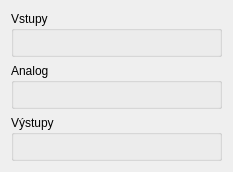
<?xml version="1.0" encoding="UTF-8"?>
<ui version="4.0">
 <class>SimDialog</class>
 <widget class="QDialog" name="SimDialog">
  <property name="geometry">
   <rect>
    <x>0</x>
    <y>0</y>
    <width>233</width>
    <height>172</height>
   </rect>
  </property>
  <property name="windowTitle">
   <string>Dialog</string>
  </property>
  <layout class="QGridLayout" name="gridLayout_4">
   <item row="0" column="0">
    <layout class="QVBoxLayout" name="verticalLayout">
     <item>
      <widget class="QGroupBox" name="groupInput">
       <property name="title">
        <string>Vstupy</string>
       </property>
       <layout class="QGridLayout" name="gridLayout_2">
        <item row="0" column="0">
         <layout class="QHBoxLayout" name="InpLayout"/>
        </item>
       </layout>
      </widget>
     </item>
     <item>
      <widget class="QGroupBox" name="groupAnalog">
       <property name="title">
        <string>Analog</string>
       </property>
       <layout class="QGridLayout" name="gridLayout_3">
        <item row="0" column="0">
         <layout class="QVBoxLayout" name="analogLayout"/>
        </item>
       </layout>
      </widget>
     </item>
     <item>
      <widget class="QGroupBox" name="groupOutput">
       <property name="title">
        <string>Výstupy</string>
       </property>
       <layout class="QGridLayout" name="gridLayout">
        <item row="0" column="0">
         <layout class="QHBoxLayout" name="OutLayout"/>
        </item>
       </layout>
      </widget>
     </item>
    </layout>
   </item>
  </layout>
 </widget>
 <resources/>
 <connections/>
</ui>
